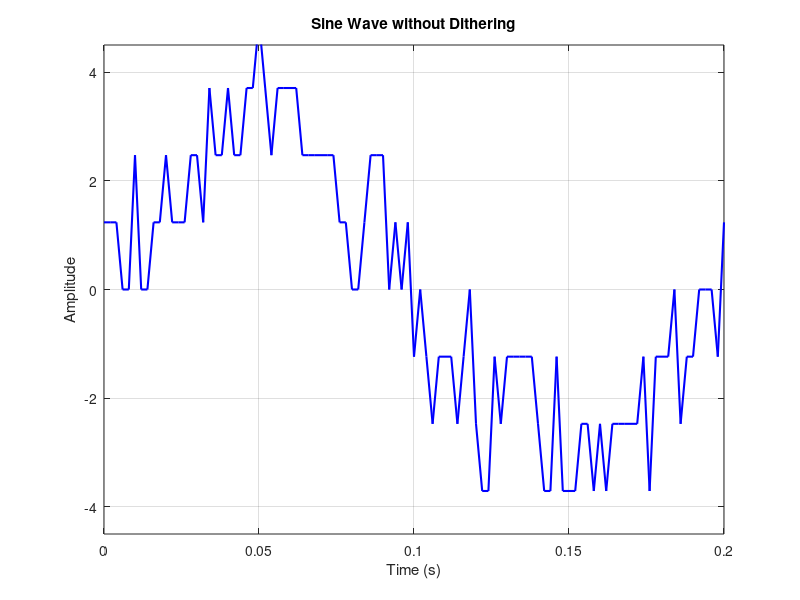

Reproduce this figure in MATLAB.
% Define parameters
A = 3;              % Amplitude
f = 5;              % Frequency in Hz
t_duration = 0.2;   % Duration of the signal in seconds
fs = 500;         % Sampling frequency in Hz
q = 3;              % Quantization levels
phi = 0;            % Phase shift in radians

% Time vector
t = 0:1/fs:t_duration; % Time vector from 0 to t_duration with 1/fs resolution

% Generate the sine wave
x = A * sin(2 * pi * f * t + phi);

% Add random noise (rectangular PDF)
d_rpdf = q * (rand(1, length(t)) - 0.5);
d = x + d_rpdf;

% Quantize the noisy signal
step_size = 2 * max(abs(d)) / (2^q - 1); % Quantization step size
y = round(d/ step_size) * step_size;    % Quantized signal

% Plot the sine wave
figure;
plot(t, y, 'b-', 'LineWidth', 1.5);
grid on;
title('Sine Wave without Dithering');
xlabel('Time (s)');
ylabel('Amplitude');
ylim([-1.5 * q, 1.5 * q]);